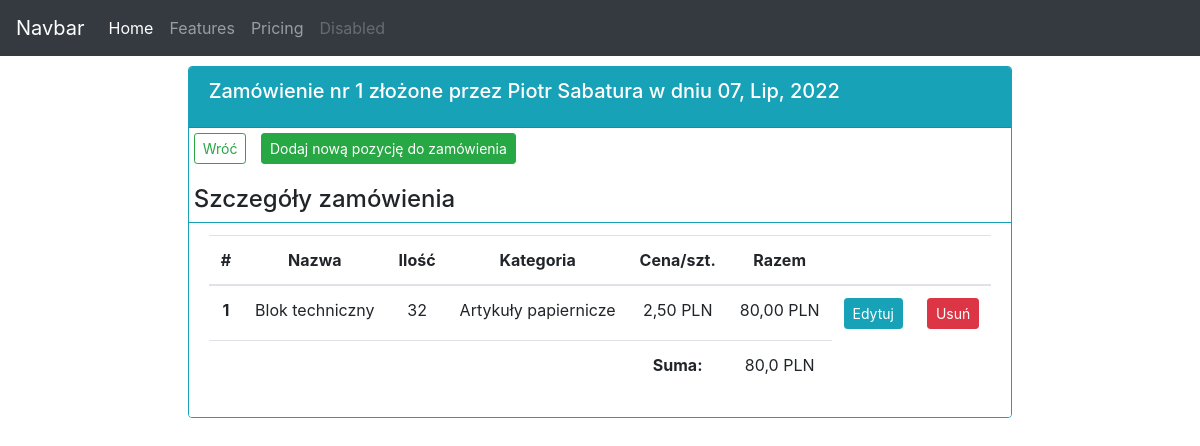
Page /orders/1/ on the earlier database version.
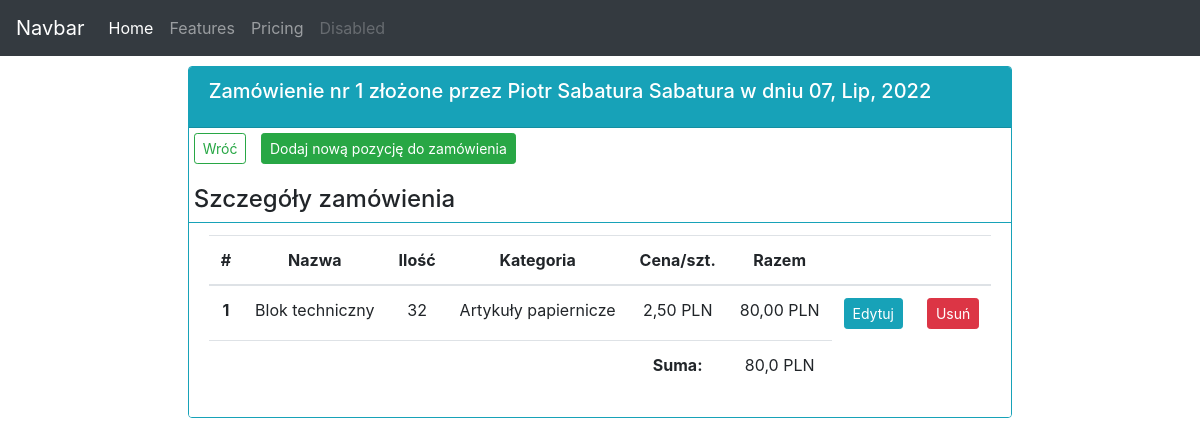
Same page on the later database version.
### order_app/models.py (models this page shows, shortened)
class Order(models.Model):
    STATUS = (
        ('W przygotowaniu', 'W przygotowaniu'),
        ('Zamówiono', 'Zamówiono'),
        ('Dostarczono', 'Dostarczono'),
    )
    employee = models.ForeignKey(Employee, null=True, blank=True, on_delete=models.SET_NULL)
    product = models.ManyToManyField(Product, through="OrderProduct")
    date_created = models.DateTimeField(auto_now_add=True)
    status = models.CharField(max_length=200, choices=STATUS, null=True)
    note = models.TextField(max_length=1000, null=True, blank=True)
    def __str__(self):
        return f"{self.id}"

class Employee(models.Model):
    name = models.CharField(max_length=200, null=True)
    surname = models.CharField(max_length=200, null=True)
    phone = models.CharField(max_length=200, null=True, blank=True)
    email = models.EmailField(max_length=100, null=True, blank=True)
    date_added = models.DateTimeField(auto_now_add=True)
    def __str__(self):
        return f"{self.name.title()} {self.surname.title()}"

### order_app/views.py (the view)
# urls.py: path('orders/<int:order_pk>/', orderView, name='order'),
def orderView(request, order_pk):
    all_products = OrderProduct.objects.all().annotate(total_price=F('quantity')*F('product__price'))
    order_products = all_products.filter(order=Order.objects.get(id=order_pk)).order_by('product__name')
    order_total_value = order_products.aggregate(Sum('total_price'))
    order = Order.objects.get(id=order_pk)
    context = {'order_products': order_products,
               'order': order,
               'order_pk': order_pk,
               'order_total_value': order_total_value,
               }
    template = 'order_app/order.html'
    return render(request, template, context)

### order_app/models.py (called while the page is built)
    def __str__(self):
        return f"{self.name}"

### order_app/templates/order_app/order.html (shortened to what this page needs)
{% extends 'order_app/base.html' %}
{% block content %}
<div class="row">
    <div class="col-md d-flex justify-content-center">
      <div class="card border-info" style="margin: 10px;">
        <div class="card-header bg-info text-white">
          <h5 class="card-title">Zamówienie nr {{ order }}
          złożone przez {{ order.employee }}
          w dniu {{ order.date_created|date:"d, M, Y" }}</h5>
        </div>
          <p>
            <a class="btn btn-outline-success btn-sm" style="margin: 5px;" href="{% url 'order_app:orders' %}">Wróć</a>
            <a class="btn btn-success btn-sm" style="margin: 5px;"
               href="{% url 'order_app:add_order_product' order.id %}">Dodaj nową pozycję do zamówienia</a>
          </p>
          <h4 style="margin-left: 5px;">Szczegóły zamówienia</h4>
          <ul class="list-group list-group-flush">
            <li class="list-group-item border-info">
              <table class="table">
                <thead>
                  <tr class="text-center">
                    <th scope="col">#</th>
                    <th scope="col">Nazwa</th>
                    <th scope="col">Ilość</th>
                    <th scope="col">Kategoria</th>
                    <th scope="col">Cena/szt.</th>
                    <th scope="col">Razem</th>
                    <th scope="col"></th>
                    <th scope="col"></th>
                  </tr>
                </thead>
                <tbody>
                  {% for order_product in order_products %}
                  <tr class="text-center">
                    <th scope="row">{{forloop.counter}}</th>
                    <td>{{ order_product.product }}</td>
                    <td>{{ order_product.quantity }}</td>
                    <td>{{ order_product.product.category }}</td>
                    <td>{{ order_product.product.price|floatformat:2 }} PLN</td>
                    <td>{{ order_product.total_price|floatformat:2 }} PLN</td>
                    <td><a class="btn btn-sm btn-info" href="{% url 'order_app:edit_order_product' order_product.id %}">Edytuj</a></td>
                    <td><a class="btn btn-sm btn-danger" href="{% url 'order_app:delete_order_product' order_product.id %}">Usuń</a></td>
                  </tr>
                {% endfor %}
                  <tr class="text-center">
                    <td></td>
                    <td></td>
                    <td></td>
                    <td></td>
                    {% if order_total_value.total_price__sum %}
                    <td><b>Suma:</b></td>
                    <td>{{ order_total_value.total_price__sum }} PLN</td>
                    {% else %}
                    <td></td>
                    {% endif %}
                  </tr>
              </table>
            </li>
          </ul>
        </div>
      </div>
    </div>
{% endblock content %}

Differences in the rows shown:
changed through a linked row, Order id 1: employee "Piotr Sabatura" → "Piotr Sabatura Sabatura"
